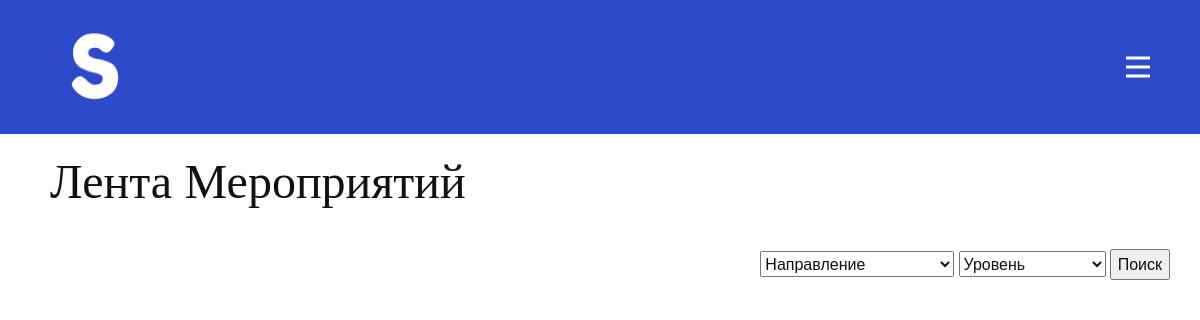
Before: /events with the older database file.
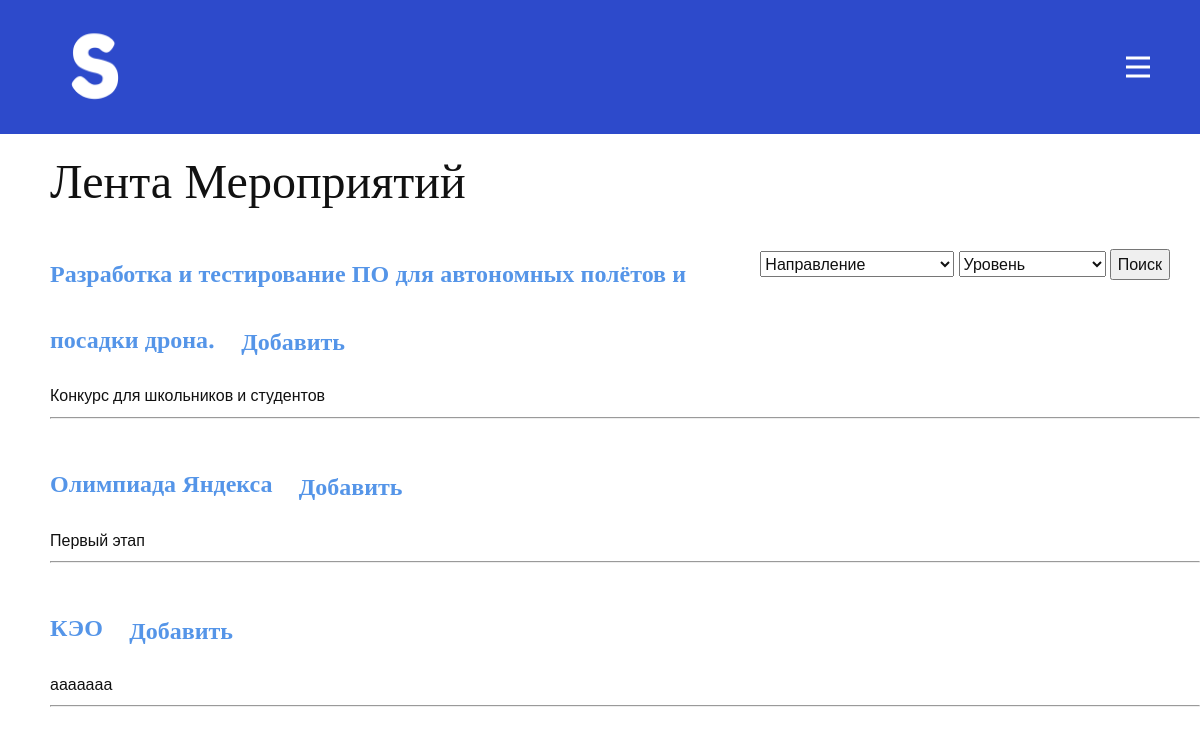
After: the same page with the newer database file.
### data/mod/posts.py (models this page shows, shortened)
class Post(SqlAlchemyBase, UserMixin):
    __tablename__ = 'events'
    id = sqlalchemy.Column(sqlalchemy.Integer, primary_key=True, autoincrement=True)
    name = sqlalchemy.Column(sqlalchemy.String, nullable=True)
    description = sqlalchemy.Column(sqlalchemy.String, nullable=True)
    link = sqlalchemy.Column(sqlalchemy.String, unique=True, nullable=True)
    date = sqlalchemy.Column(sqlalchemy.String, nullable=True)
    month = sqlalchemy.Column(sqlalchemy.String, nullable=True)
    year = sqlalchemy.Column(sqlalchemy.String, nullable=True)
    public = sqlalchemy.Column(sqlalchemy.Integer, nullable=True)
    direc = sqlalchemy.Column(sqlalchemy.String, nullable=True)
    level = sqlalchemy.Column(sqlalchemy.String, nullable=True)
    '''
    def set_password(self, password):
        self.password = generate_password_hash(password)

    def check_password(self, password):
        return check_password_hash(self.password, password)
    '''

### main.py (the view)
@app.route('/events', methods=['GET', 'POST'])
def events():
    if request.method == "POST":
        d = request.form['direction']
        level = request.form['level']
        try:
            user_id = session.get('id')
        except Exception as e:
            return redirect('/login')
        db_sess = db_session.create_session()
        a = list(db_sess.query(Post).all())
        b = []
        if db_sess.query(UE).filter(UE.user_id == user_id).first():
            already_added = db_sess.query(UE).filter(UE.user_id == user_id).first().events.split(',')
            for i in a:
                if i.name in already_added and i.public and (i.direc == d or d == '0') \
                        and (i.level == level or level == '0'):
                    b.append([i, True])
                elif i.public and (i.direc == d or d == '0') and (i.level == level or level == '0'):
                    b.append([i, False])
        else:
            for i in a:
                if i.public and (i.direc == d or d == '0') and (i.level == level or level == '0'):
                    b.append([i, False])
        date = str(datetime.now()).split()
        return render_template('Мероприятия.html', owner=False, posts=b, m=int(date[0].split('-')[1]))
    else:
        try:
            user_id = session.get('id')
        except Exception as e:
            return redirect('/login')
        db_sess = db_session.create_session()
        a = list(db_sess.query(Post).all())
        b = []
        if db_sess.query(UE).filter(UE.user_id == user_id).first():
            already_added = db_sess.query(UE).filter(UE.user_id == user_id).first().events.split(',')
            for i in a:
                if i.name in already_added and i.public:
                    b.append([i, True])
                elif i.public:
                    b.append([i, False])
        else:
            for i in a:
                if i.public:
                    b.append([i, False])
        date = str(datetime.now()).split()
        return render_template('Мероприятия.html', owner=False, posts=b, m=int(date[0].split('-')[1]))

### data/mod/db_session.py (called while the page is built)
def create_session() -> Session:
    global __factory
    return __factory()

### templates/Мероприятия.html (shortened to what this page needs)
{% extends 'base.html' %}
{% block content %}
<div class="nameblog">
    {% if owner %}
        <h1><font size="10" face="Open Sans"> Ваши Мероприятия </font></h1>
    {% else %}
        <h1><font size="10" face="Open Sans"> Лента Мероприятий </font></h1>
    {% endif %}
<form action="/events" method="POST">
    <div class="dir">
     <select name="direction">
              <option value="0"> Направление </option>
     </select>
     <select name="level">
              <option value="0"> Уровень </option>
     </select>
        <button type="submit"> Поиск </button>
</div></form>
    {% for post in posts %}
</div>
<div class="blog">
        <a href="/event/{{post[0].id}}">
            <h2><font size="5" face="Open Sans">{{ post[0].name }}
                {% if post[1] and not(owner) %}
                <ul class="u-align-center u-nav u-popupmenu-items u-unstyled u-nav-2"><li class="u-nav-item"><a class="u-button-style u-nav-link" href="/delevent/{{post[0].id}}" style="padding: 10px 20px;">Добавлено</a>
            </li></ul>
                {% elif not(owner) %}
                <ul class="u-align-center u-nav u-popupmenu-items u-unstyled u-nav-2"><li class="u-nav-item"><a class="u-button-style u-nav-link" href="/addevent/{{post[0].id}}" style="padding: 10px 20px;">Добавить</a>
            </li></ul>
                {% else %}
                <ul class="u-align-center u-nav u-popupmenu-items u-unstyled u-nav-2"><li class="u-nav-item"><a class="u-button-style u-nav-link" href="/delmyevent/{{post[0].id}}" style="padding: 10px 20px;">Удалить</a>
            </li></ul>
                {% endif %}
            </font></h2>
        </a>
        <span class="badge badge-primary">{{ post[0].description }}</span>
        <hr>
    </div>
    {% endfor %}
{% endblock %}

### templates/base.html (shortened to what this page needs)
<!doctype html>
<html lang="en">
  <head>
    <link rel="stylesheet" href="/static/nicepage.css" media="screen">
<link rel="stylesheet" href="/static/base.css" media="screen">
  </head>
  <body class="u-body"><header class="u-clearfix u-custom-color-2 u-header u-header" id="sec-d9ff"><div class="u-clearfix u-sheet u-valign-middle-xl u-sheet-1">
        <a href="https://nicepage.com" class="u-image u-logo u-image-1" data-image-width="1080" data-image-height="1080">
          <img src="/static/img/S.png" class="u-logo-image u-logo-image-1" data-image-width="98.1333">
        </a>
        <nav class="u-menu u-menu-dropdown u-offcanvas u-menu-1" data-responsive-from="XL">
          <div class="menu-collapse" style="font-size: 1rem; letter-spacing: 0px; font-weight: 700; text-transform: uppercase;">
            <a class="u-button-style u-custom-active-border-color u-custom-border u-custom-border-color u-custom-borders u-custom-hover-border-color u-custom-left-right-menu-spacing u-custom-padding-bottom u-custom-text-color u-custom-text-hover-color u-custom-top-bottom-menu-spacing u-nav-link u-text-active-palette-1-base u-text-hover-palette-2-base" href="#">
              <svg class="u-svg-link" viewBox="0 0 24 24"><use xmlns:xlink="http://www.w3.org/1999/xlink" xlink:href="#menu-hamburger"></use></svg>
            </a>
          </div>
        </nav>
      </div></header></body>
  <body>
    <div class="container">
        {% block content %} {% endblock %}
    </div>
  </body>
</html>

### static/base.css (style rules this page uses)
* { box-sizing: border-box; }
form { width: auto; float: right; margin-right: 30px; }

### templates/Мероприятия.html (style rules this page uses)
.nameblog { margin-left: 50px; }
.dir { margin-left: 50px; margin-top: 20px; }
.blog { margin-left: 50px; padding: 20; }

Changed rows visible on the page:
added Post: name "Разработка и тестирование ПО для автономных полётов и посадки дрона.", description "Конкурс для школьников и студентов"
added Post: name "Олимпиада Яндекса", description "Первый этап"
added Post: name "КЭО", description "ааааааа"
